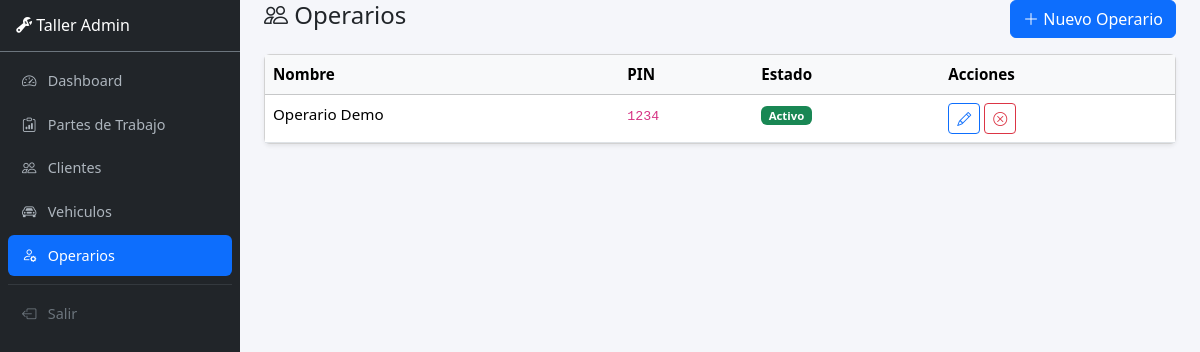
The page /admin_operadores.php on the database as committed earlier.
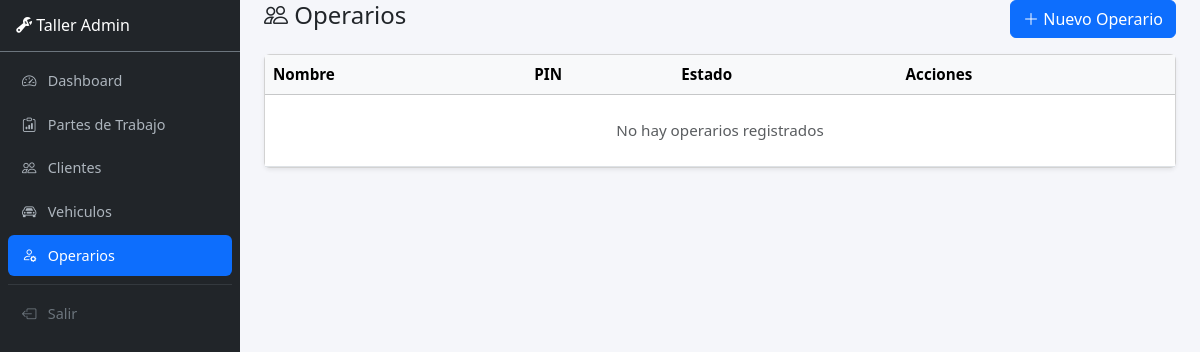
The same page on the database as committed later.
### tables this page shows
CREATE TABLE operadores (
    id INT UNSIGNED AUTO_INCREMENT PRIMARY KEY,
    nombre VARCHAR(100) NOT NULL,
    pin CHAR(4) NOT NULL,
    activo TINYINT(1) NOT NULL DEFAULT 1,
    created_at DATETIME NOT NULL DEFAULT CURRENT_TIMESTAMP,
    UNIQUE KEY uq_pin (pin)
);

### config.php (called while the page is built, shortened)
<?php
function db() {
    static $pdo = null;
    if ($pdo === null) {
        $pdo = new PDO(
            'mysql:host=' . DB_HOST . ';dbname=' . DB_NAME . ';charset=utf8mb4',
            DB_USER, DB_PASS,
            [
                PDO::ATTR_ERRMODE => PDO::ERRMODE_EXCEPTION,
                PDO::ATTR_DEFAULT_FETCH_MODE => PDO::FETCH_ASSOC,
                PDO::ATTR_EMULATE_PREPARES => false
            ]
        );
    }
    return $pdo;
}
function sanitize($str) {
    return htmlspecialchars((string)$str, ENT_QUOTES, 'UTF-8');
}

### admin_operadores.php (the view, shortened to what this page needs)
<?php
require 'config.php';
$operadores = db()->query("SELECT * FROM operadores ORDER BY activo DESC, nombre")->fetchAll();
require 'header.php';
?>
<div class="d-flex justify-content-between align-items-center mb-3">
    <h4><i class="bi bi-people"></i> Operarios</h4>
    <button class="btn btn-primary" data-bs-toggle="modal" data-bs-target="#modalOp" onclick="resetForm()">
        <i class="bi bi-plus-lg"></i> Nuevo Operario
    </button>
</div>
<div class="card shadow-sm">
<div class="table-responsive">
<table class="table table-hover mb-0">
    <thead class="table-light">
        <tr><th>Nombre</th><th>PIN</th><th>Estado</th><th>Acciones</th></tr>
    </thead>
    <tbody>
    <?php foreach ($operadores as $op): ?>
        <tr class="<?= $op['activo'] ? '' : 'table-secondary' ?>">
            <td><?= sanitize($op['nombre']) ?></td>
            <td><code><?= sanitize($op['pin']) ?></code></td>
            <td>
                <?php if ($op['activo']): ?>
                    <span class="badge bg-success">Activo</span>
                <?php else: ?>
                    <span class="badge bg-secondary">Inactivo</span>
                <?php endif; ?>
            </td>
            <td>
                <button class="btn btn-sm btn-outline-primary" onclick="editOp(<?= $op['id'] ?>, '<?= sanitize($op['nombre']) ?>', '<?= sanitize($op['pin']) ?>')">
                    <i class="bi bi-pencil"></i>
                </button>
                <?php if ($op['activo']): ?>
                    <a href="?del=<?= $op['id'] ?>" class="btn btn-sm btn-outline-danger" onclick="return confirm('Desactivar operario?')"><i class="bi bi-x-circle"></i></a>
                <?php else: ?>
                    <a href="?act=<?= $op['id'] ?>" class="btn btn-sm btn-outline-success"><i class="bi bi-check-circle"></i></a>
                <?php endif; ?>
            </td>
        </tr>
    <?php endforeach; ?>
    <?php if (empty($operadores)): ?>
        <tr><td colspan="4" class="text-center text-muted py-4">No hay operarios registrados</td></tr>
    <?php endif; ?>
    </tbody>
</table>
</div>
</div>
<?php require 'footer.php'; ?>

Rows that differ between the two databases and show on the page:
removed operadores: nombre "Operario Demo", pin "1234", activo "Activo"
Other text that changed with them:
text now shown: "No hay operarios registrados"
